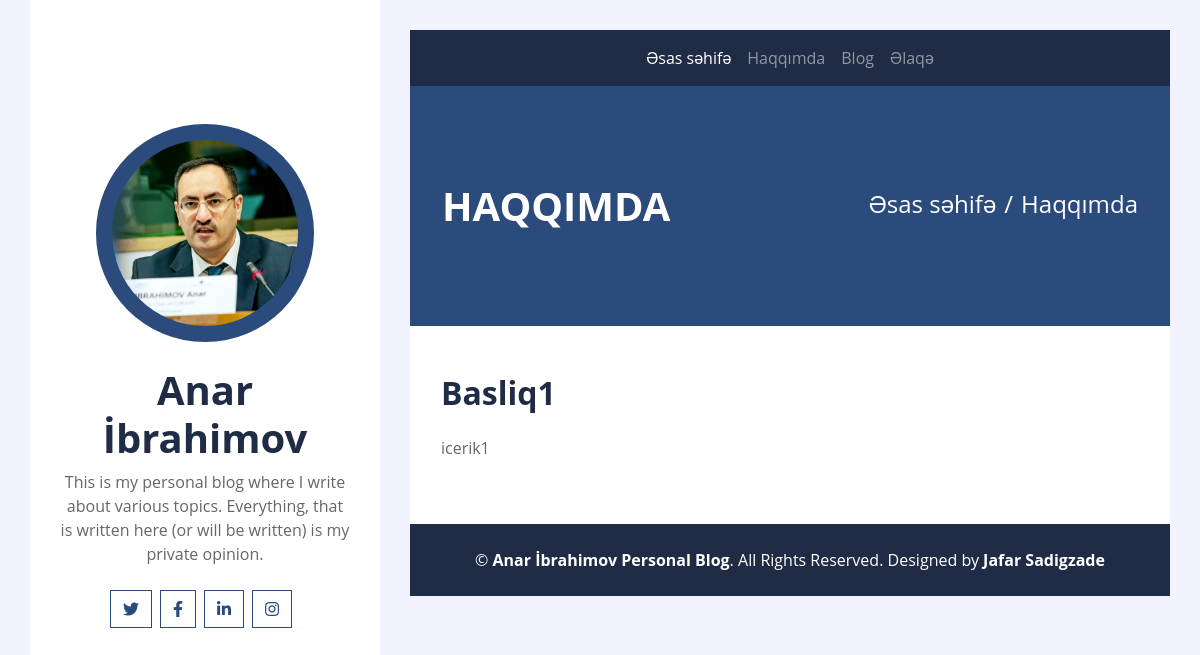
Before: /about with the older database file.
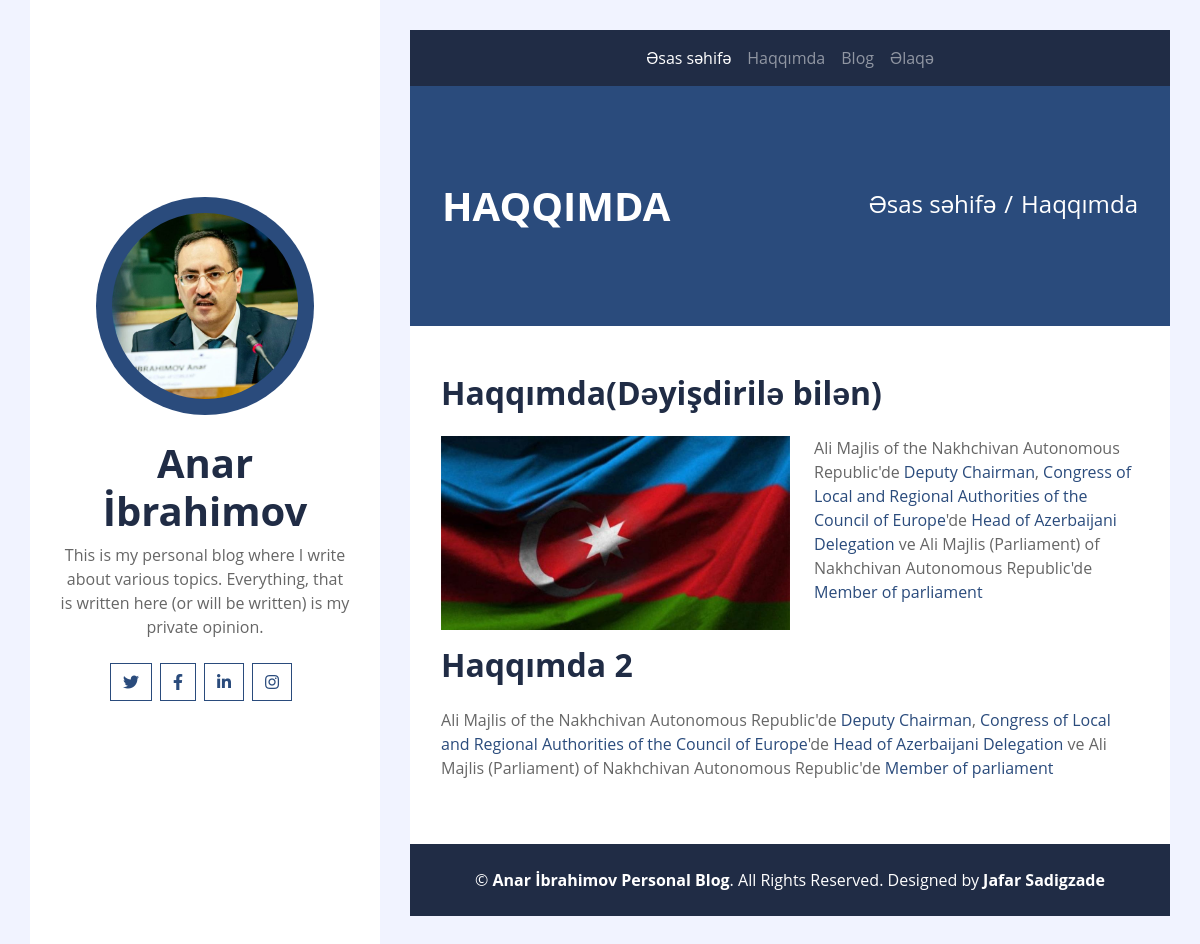
After: the same page with the newer database file.
### blog/models.py (models this page shows, shortened)
class About(models.Model):
    title = models.CharField(max_length=200)
    text = RichTextField()
    images = models.ImageField(upload_to="about/", blank=True, null=True)
    is_active = models.BooleanField(default=False)

### blog/views.py (the view)
# urls.py: path("about", views.about, name="about"),
def about(request):
    abouts = About.objects.filter(is_active=True)
    return render(request, "about.html", {"abouts": abouts})

### blog/context.py (called while the page is built)
def my_context(request):
    profile = Contact.objects.get(id=2)
    return {"profile": profile}

### blog/templates/about.html (shortened to what this page needs)
{% extends 'base.html' %}
{% load static %}
{% block content %}
    <div class="container py-5 px-2 bg-primary">
        <div class="row py-5 px-4">
            <div class="col-sm-6 text-center text-md-left">
                <h1 class="mb-3 mb-md-0 text-white text-uppercase font-weight-bold">Haqqımda</h1>
            </div>
            <div class="col-sm-6 text-center text-md-right">
                <div class="d-inline-flex pt-2">
                    <h4 class="m-0 text-white"><a class="text-white" href="{% url '' %}">Əsas səhifə</a></h4>
                    <h4 class="m-0 text-white px-2">/</h4>
                    <h4 class="m-0 text-white">Haqqımda</h4>
                </div>
            </div>
        </div>
    </div>
    <div class="container bg-white pt-5">
        <div class="row px-3 pb-5">
        {% for about in abouts %}
            <div class="col-md-12">
                <h2 class="mb-4 font-weight-bold">{{ about.title }}</h2>
                {% if about.images %}<img class="img-fluid float-left w-50 mr-4 mb-3" src="{{ about.images.url }}" alt="Image">{% endif %}
                <p class="m-0">
                    {{ about.text|safe }}
                </p>
            </div>
        {% endfor %}
        </div>
    </div>
{% endblock %}

Changed rows visible on the page:
removed About: title "Basliq1", text "icerik1"
added About: title "Haqqımda(Dəyişdirilə bilən)", images (picture), text "Ali Majlis of the Nakhchivan Autonomous Republic'de Deputy Chairman , Congress of Local and Regional Authorities of the Council of Europe 'de Head of Azerbaijani Delegation ve Ali Majlis (Parliament) of Nakhchivan Autonomous Republic'de Member of parliament"
added About: title "Haqqımda 2", text "Ali Majlis of the Nakhchivan Autonomous Republic'de Deputy Chairman , Congress of Local and Regional Authorities of the Council of Europe 'de Head of Azerbaijani Delegation ve Ali Majlis (Parliament) of Nakhchivan Autonomous Republic'de Member of parliament"
